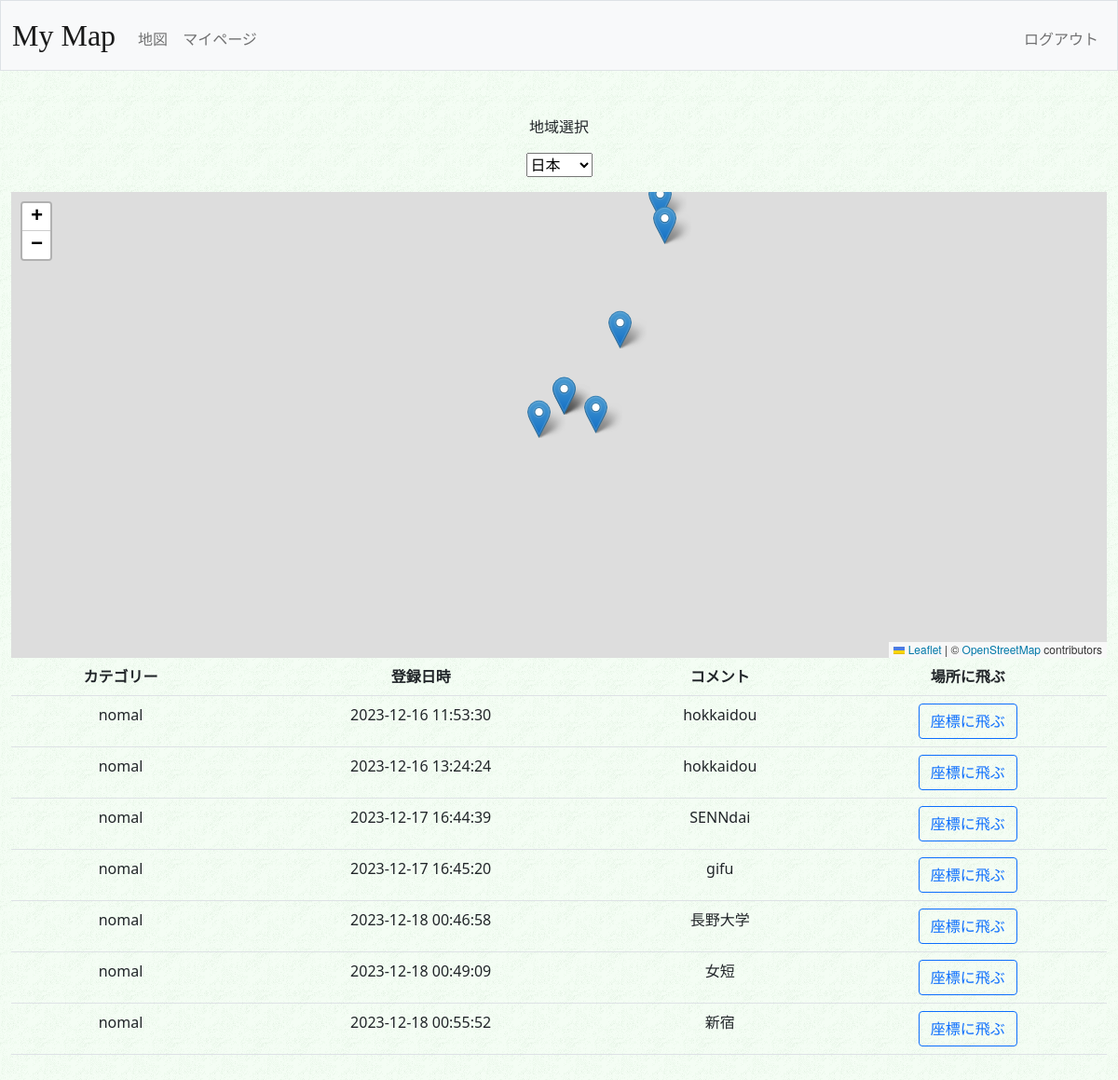
/map (signed in), run on the app's committed database.
### tables this page shows
CREATE TABLE 'markers'(
  'id' INTEGER PRIMARY KEY AUTOINCREMENT NOT NULL,
  'userid' INTEGER NOT NULL,
  'lat' FLOAT NOT NULL,
  'lng' FLOAT NOT NULL,
  'comment' TEXT,
  'cate' TEXT DEFAULT 'nomal',
  'created_at' TIMESTAMP DEFAULT(datetime('now','localtime'))
);

### app.py (the view)
@csrf.exempt
@app.route("/map", methods=["GET", "POST"])
def map():
    if request.method == "POST":
        userid = session["user_id"]
        lat = request.json['lat']
        lng = request.json['lng']
        comment = request.json['text']
        con = sqlite3.connect(DBNAME)
        db = con.cursor()
        db.execute("INSERT INTO markers (userid,lat,lng,comment) VALUES (?,?,?,?)", (userid,lat,lng,comment,))
        con.commit()
        con.close()
        return redirect("/map")
    else:
        userid = session["user_id"]
        con = sqlite3.connect(DBNAME)
        db = con.cursor()
        markers = db.execute("SELECT lat,lng,comment,cate,created_at FROM markers WHERE userid = (?)", (userid,)).fetchall()
        con.close()
        print(markers)
        return render_template("map.html", markers = markers)

### app.py (called while the page is built)
@app.after_request
def after_request(response):
    response.headers["Cache-Control"] = "no-cache, no-store, must-revalidate"
    response.headers["Expires"] = 0
    response.headers["Pragma"] = "no-cache"
    return response

### templates/map.html (shortened to what this page needs)
{% extends "layout.html" %}
{% block head %}
    <link rel="stylesheet" href="https://unpkg.com/leaflet@1.7.1/dist/leaflet.css"
/>
{% endblock %}
{% block main %}
    <div class="mb-3">
        <p>地域選択</p>
        <select name="pre">
            <option value="36.000850616844694, 137.9999356269849">日本</option>
        </select>
    </div>
    <div id="map" style="width:100%; height:500px"></div>
    <table class="table table-hover">
        <tr>
            <th>カテゴリー</th>
            <th>登録日時</th>
            <th>コメント</th>
            <th>場所に飛ぶ</th>
        </tr>
        {% for marker in markers %}
        <tr>
            <td>{{ marker[3] }}</td>
            <td>{{ marker[4] }}</td>
            <td>{{ marker[2] }}</td>
            <td><button class="btn btn-outline-primary" onclick=jamp({{marker[0]}},{{marker[1]}})>座標に飛ぶ</button></td>
        </tr>
        {% endfor %}
    </table>
{% endblock %}

### upload/styles.css (style rules this page uses)
body { background: url("./background.gif") }
p { white-space: pre-wrap; }

### data on the page
markers: cate "nomal", created_at "2023-12-16 11:53:30", comment "hokkaidou"
markers: cate "nomal", created_at "2023-12-16 13:24:24", comment "hokkaidou"
markers: cate "nomal", created_at "2023-12-17 16:44:39", comment "SENNdai"
markers: cate "nomal", created_at "2023-12-17 16:45:20", comment "gifu"
markers: cate "nomal", created_at "2023-12-18 00:46:58", comment "長野大学"
markers: cate "nomal", created_at "2023-12-18 00:49:09", comment "女短"
markers: cate "nomal", created_at "2023-12-18 00:55:52", comment "新宿"
